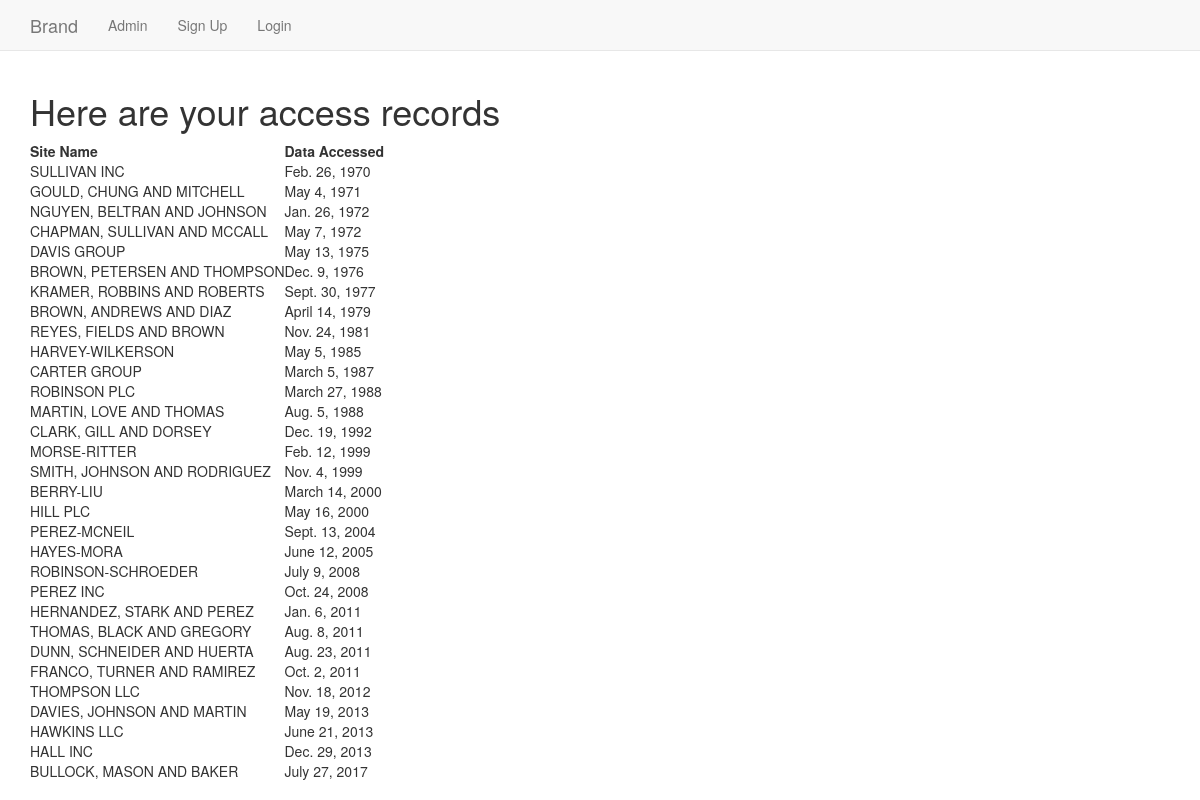
The page / on the database its author committed.
### First_app/models.py (models this page shows, shortened)
class AccessRecord(models.Model):
    name = models.ForeignKey(Webpage,on_delete=models.DO_NOTHING)
    date = models.DateField()

class Webpage(models.Model):
    topic = models.ForeignKey(Topic,on_delete=models.DO_NOTHING)
    name = models.CharField(max_length = 264 , unique=True)
    url = models.URLField(unique=True)
    def __str__(self):
        return self.name

### First_app/views.py (the view)
# urls.py: path(r'',views.index,name='index'),
def index(request):
    webpages_list = AccessRecord.objects.order_by('date')
    date_dict = {'access_records': webpages_list}
    return render (request,'first_app/index.html',context=date_dict)

### templates/first_app/index.html
<!DOCTYPE html>
{% extends "first_app/base.html" %}
{% block body_block %}
    <h1>Here are your access records</h1>
       <div class = "Djangtwo">
         {% if access_records %}
            <table>
              <thead>
                <th>Site Name</th>
                <th>Data Accessed</th>
              </thead>
              {% for acc in access_records %}
              <tr>
                <td>{{ acc.name|upper }} </td>
                <td>{{ acc.date }} </td>
              </tr>
              {% endfor %}
            </table>
            {% else %}
              <p> No Data </p>
            {% endif %}
          </div>
{% endblock  %}

### templates/first_app/base.html (shortened to what this page needs)
<!DOCTYPE html>
<html lang="en" dir="ltr">
  <head>
    <link rel="stylesheet" href="https://maxcdn.bootstrapcdn.com/bootstrap/3.3.7/css/bootstrap.min.css"
>
  </head>
  <body>
    <nav class ="navbar navbar-default navbar-static-top">
      <div class = "container">
        <ul class = "nav navbar-nav">
            <li ><a href="{% url 'index' %}" class ="navbar-brand">Brand</a> </li>
            <li ><a href="{% url 'admin:index' %}" class ="navbar-link">Admin</a> </li>
            <li ><a href="{% url 'SignUp' %}" class ="navbar-link">Sign Up</a> </li>
            {%if user.is_authenticated %}
            <li ><a href="{% url 'logout' %}" class ="navbar-link">Logout</a> </li>
            {% else %}
            <li ><a href="{% url 'login' %}" class ="navbar-link">Login</a> </li>
            {% endif %}
        </ul>
      </div>
    </nav>
    <div class="container">
      {% block body_block %}
      {% endblock %}
    </div>
  </body>
</html>

### rows shown on the page
AccessRecord: name "SULLIVAN INC", date "Feb. 26, 1970"
AccessRecord: name "GOULD, CHUNG AND MITCHELL", date "May 4, 1971"
AccessRecord: name "NGUYEN, BELTRAN AND JOHNSON", date "Jan. 26, 1972"
AccessRecord: name "CHAPMAN, SULLIVAN AND MCCALL", date "May 7, 1972"
AccessRecord: name "DAVIS GROUP", date "May 13, 1975"
AccessRecord: name "BROWN, PETERSEN AND THOMPSON", date "Dec. 9, 1976"
AccessRecord: name "KRAMER, ROBBINS AND ROBERTS", date "Sept. 30, 1977"
AccessRecord: name "BROWN, ANDREWS AND DIAZ", date "April 14, 1979"
AccessRecord: name "REYES, FIELDS AND BROWN", date "Nov. 24, 1981"
AccessRecord: name "HARVEY-WILKERSON", date "May 5, 1985"
AccessRecord: name "CARTER GROUP", date "March 5, 1987"
AccessRecord: name "ROBINSON PLC", date "March 27, 1988"
AccessRecord: name "MARTIN, LOVE AND THOMAS", date "Aug. 5, 1988"
AccessRecord: name "CLARK, GILL AND DORSEY", date "Dec. 19, 1992"
AccessRecord: name "MORSE-RITTER", date "Feb. 12, 1999"
AccessRecord: name "SMITH, JOHNSON AND RODRIGUEZ", date "Nov. 4, 1999"
AccessRecord: name "BERRY-LIU", date "March 14, 2000"
AccessRecord: name "HILL PLC", date "May 16, 2000"
AccessRecord: name "PEREZ-MCNEIL", date "Sept. 13, 2004"
AccessRecord: name "HAYES-MORA", date "June 12, 2005"
AccessRecord: name "ROBINSON-SCHROEDER", date "July 9, 2008"
AccessRecord: name "PEREZ INC", date "Oct. 24, 2008"
AccessRecord: name "HERNANDEZ, STARK AND PEREZ", date "Jan. 6, 2011"
AccessRecord: name "THOMAS, BLACK AND GREGORY", date "Aug. 8, 2011"
AccessRecord: name "DUNN, SCHNEIDER AND HUERTA", date "Aug. 23, 2011"
AccessRecord: name "FRANCO, TURNER AND RAMIREZ", date "Oct. 2, 2011"
AccessRecord: name "THOMPSON LLC", date "Nov. 18, 2012"
AccessRecord: name "DAVIES, JOHNSON AND MARTIN", date "May 19, 2013"
AccessRecord: name "HAWKINS LLC", date "June 21, 2013"
AccessRecord: name "HALL INC", date "Dec. 29, 2013"
AccessRecord: name "BULLOCK, MASON AND BAKER", date "July 27, 2017"
